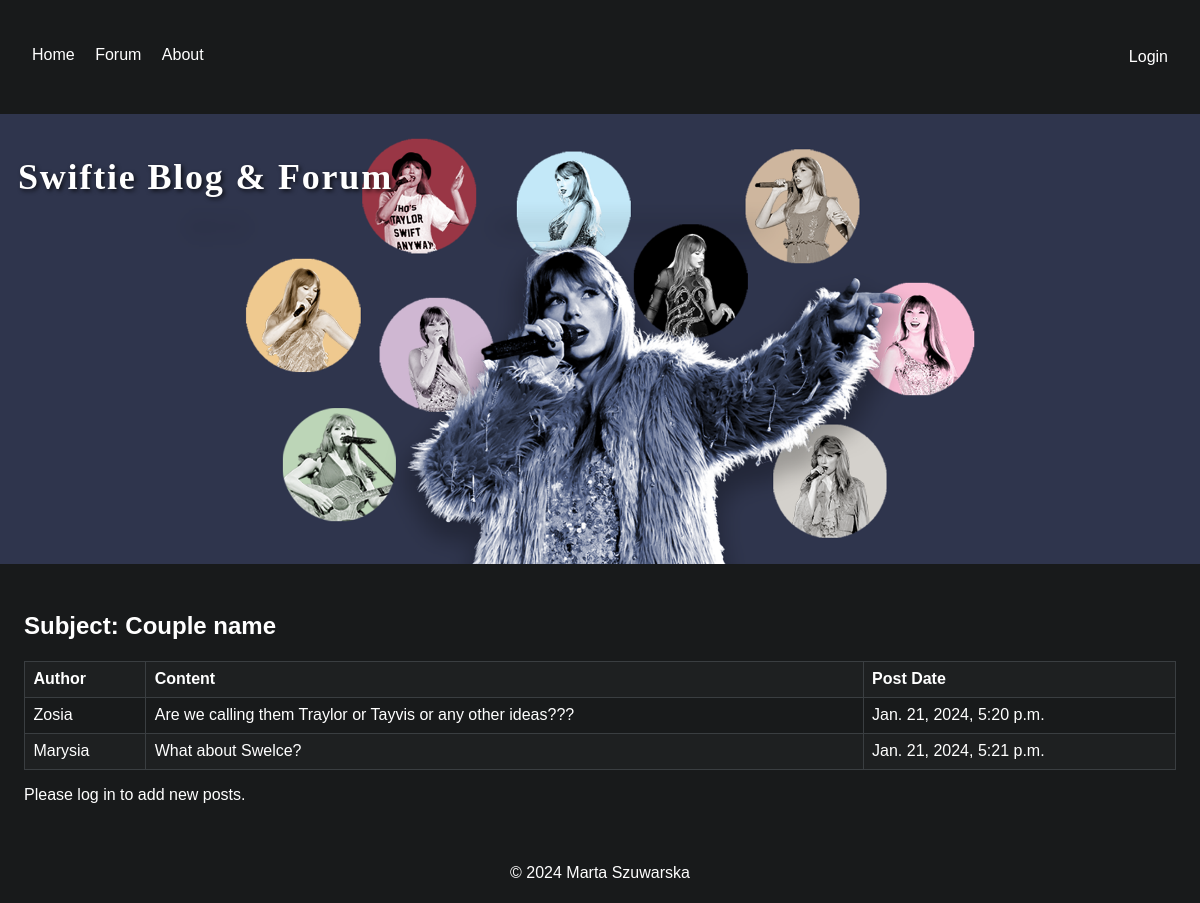
The page /forum/subject/6/ on the database as committed earlier.
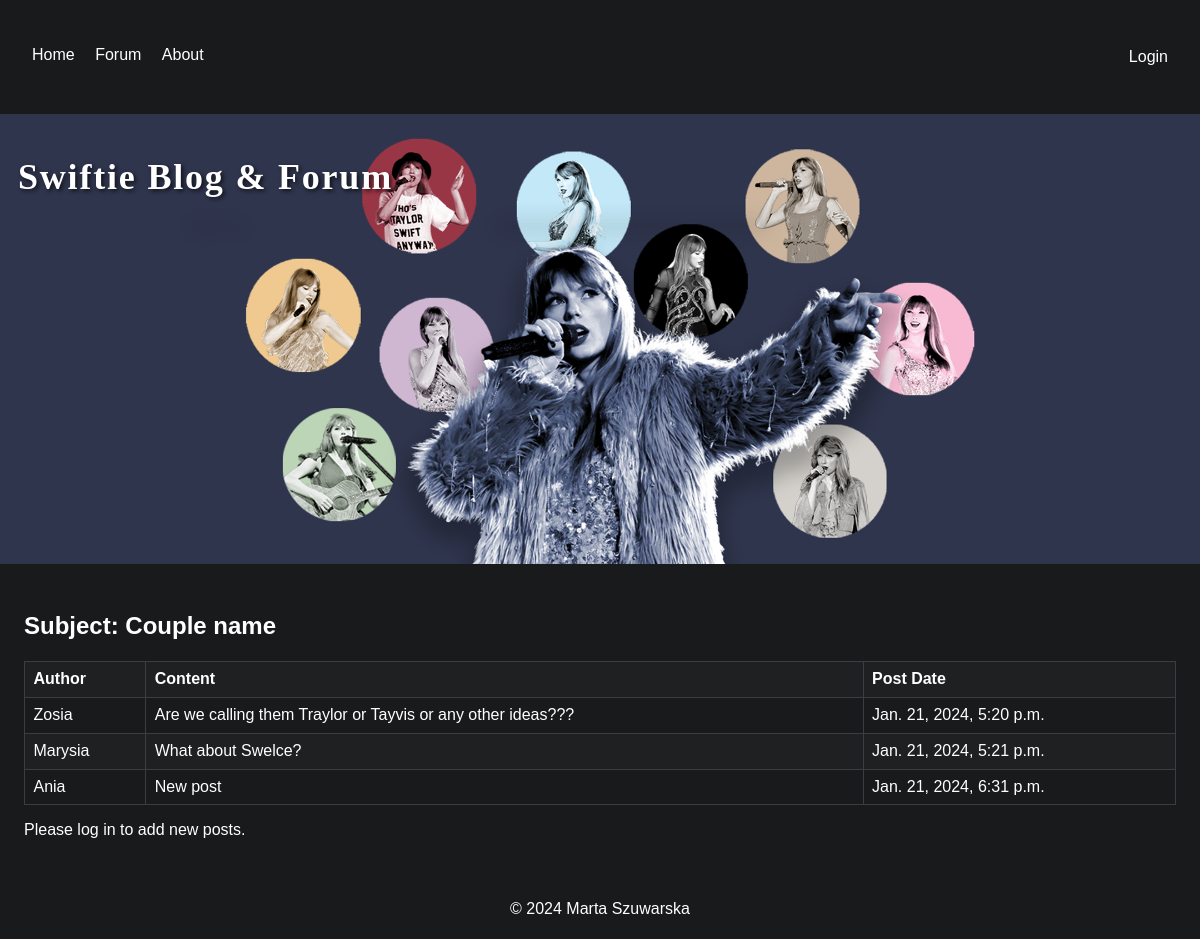
The same page on the database as committed later.
### forum/models.py (models this page shows, shortened)
class ForumPost(models.Model):
    content = HTMLField()
    pub_date = models.DateTimeField(auto_now_add=True)
    author = models.ForeignKey(User, on_delete=models.CASCADE)
    subject = models.ForeignKey(Subject, on_delete=models.CASCADE, default=None)

### forum/views.py (the view)
# urls.py: path('forum/subject/<int:subject_id>/', views.subject_detail, name='subject_detail'),
def subject_detail(request, subject_id):
    subject = get_object_or_404(Subject, id=subject_id)
    posts = ForumPost.objects.filter(subject=subject).order_by('pub_date')
    if request.method == 'POST':
        form = ForumPostForm(request.POST)
        if form.is_valid():
            post = form.save(commit=False)
            post.subject = subject
            post.author = request.user
            post.save()
            form = ForumPostForm()
    else:
        form = ForumPostForm()
    context = {'subject': subject, 'posts': posts, 'form': form}
    return render(request, 'forum/subject_detail.html', context)

### templates/forum/subject_detail.html
{% extends 'base.html' %}
{% block content %}
    <h2>Subject: {{ subject.title }}</h2>
<table>
    <thead>
        <tr>
            <th>Author</th>
            <th>Content</th>
            <th>Post Date</th>
        </tr>
    </thead>
    <tbody>
        {% for post in posts %}
            <tr>
                <td>{{ post.author.username }}</td>
                <td>{{ post.content }}</td>
                <td>{{ post.pub_date }}</td>
            </tr>
        {% endfor %}
    </tbody>
</table>
{% if user.is_authenticated %}
<h3>Add a new post</h3>
  <form method="post" action="">
    {% csrf_token %}
      <table class="form-table">
              {% for field in form %}
                <tr>
                  <td>{{ field.label_tag }}</td>
                  <td>{{ field }}</td>
                </tr>
              {% endfor %}
      </table>
    <br />
    <button type="submit">Post</button>
  </form>
{% else %}
<p>Please log in to add new posts.</p>
{% endif %}
{% endblock %}

Rows that differ between the two databases and show on the page:
added ForumPost: author.username "Ania", content "New post", pub_date "Jan. 21, 2024, 6:31 p.m."
